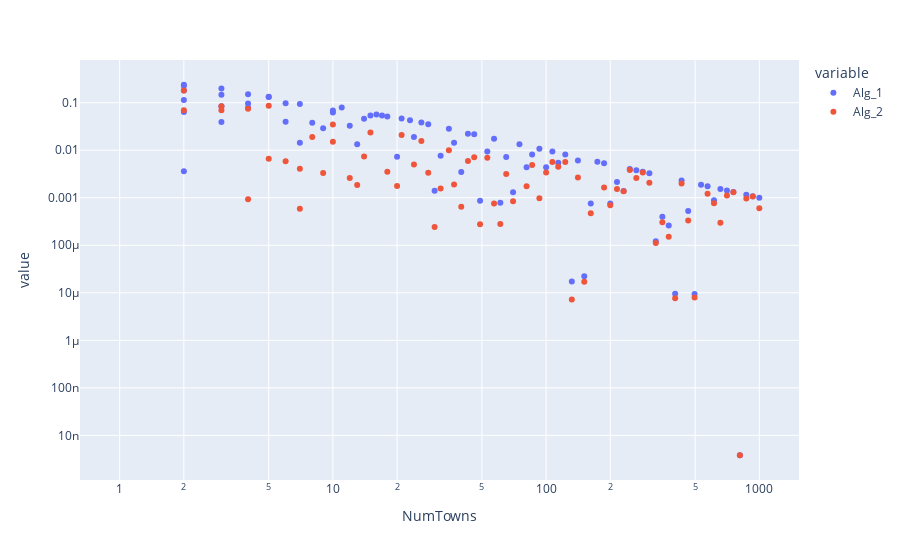

Write notebook code for a chart like this one.
### Markdown cell above
#### Expected Budget

### Code cell
data_dict_3 = {'NumTowns':[],'Alg_1':[],'Alg_2':[]}
for n in np.logspace(0,3,100):
    n=int(n)
    data_dict_3['NumTowns'].append(n)
    demand_ranges = np.random.uniform(0, demands_max, n)
    town_demands, town_expected_demands = make_demands_uniform_distribution(n, demand_ranges)
    budget = np.sum(town_expected_demands)

    opt = objective_nash(town_demands, waterfilling(town_demands,budget))
    for j in range(2):
        if j==0:
            data_dict_3['Alg_1'].append(opt - objective_nash(town_demands, waterfilling(town_expected_demands,budget)))
        if j==1:
            data_dict_3['Alg_2'].append(opt - objective_nash(town_demands, waterfilling_dynamic(town_expected_demands,town_demands,budget)))
df_uniform = pd.DataFrame(data_dict_3).melt(id_vars="NumTowns")
fig = px.scatter(df_uniform, x="NumTowns", y="value", color='variable')
fig.update_layout(xaxis_type="log", yaxis_type="log")
fig.show()

### Figure 1 — Plotly figure (JSON) as saved in the notebook; plotly's stock layout.template omitted (floating-point values rounded to 4 significant figures)
{"data": [{"hoverlabel": {"namelength": 0}, "hovertemplate": "variable=Alg_1<br>NumTowns=%{x}<br>value=%{y}", "legendgroup": "Alg_1", "marker": {"color": "#636efa", "symbol": "circle"}, "mode": "markers", "name": "Alg_1", "showlegend": true, "type": "scatter", "x": [1, 1, 1, 1, 1, 1, 1, 1, 1, 1, 2, 2, 2, 2, 2, 2, 3, 3, 3, 3, 4, 4, 4, 4, 5, 5, 6, 6, 7, 7, 8, 8, 9, 10, 10, 11, 12, 13, 14, 15, 16, 17, 18, 20, 21, 23, 24, 26, 28, 30, 32, 35, 37, 40, 43, 46, 49, 53, 57, 61, 65, 70, 75, 81, 86, 93, 100, 107, 114, 123, 132, 141, 151, 162, 174, 187, 200, 215, 231, 247, 265, 284, 305, 327, 351, 376, 403, 432, 464, 497, 533, 572, 613, 657, 705, 756, 811, 869, 932, 1000], "xaxis": "x", "y": [0, 0, 0, 0, 0, 0, 0, 0, 0, 0, 0.003625, 0.2386, 0.1806, 0.06398, 0.1141, 0.2287, 0.08374, 0.1465, 0.1995, 0.03937, 0.07794, 0.0957, 0.1509, 0, 0.1326, 0.1323, 0.03978, 0.09691, 0.09416, 0.01439, 0, 0.03773, 0.02906, 0.06212, 0.0687, 0.07899, 0.03276, 0.01334, 0.04569, 0.05381, 0.05622, 0.05357, 0.05146, 0.007327, 0.04629, 0.04286, 0.01894, 0.03828, 0.03512, 0.001412, 0.00765, 0.02847, 0.01442, 0.003498, 0.02211, 0.02173, 0.0008672, 0.00945, 0.01754, 0.0007821, 0.007195, 0.001307, 0.01333, 0.004402, 0.00812, 0.01075, 0.004394, 0.009346, 0.005437, 0.00813, 1.726e-05, 0.006085, 2.227e-05, 0.0007564, 0.005747, 0.005348, 0.0007595, 0.002142, 0.001388, 0.004049, 0.003774, 0.003521, 0.003279, 0.000122, 0.0003981, 0.0002606, 9.558e-06, 0.002315, 0.000525, 9.399e-06, 0.001876, 0.001748, 0.0008833, 0.001522, 0.001418, 0.001323, 3.829e-09, 0.001151, 0.001073, 0.001], "yaxis": "y"}, {"hoverlabel": {"namelength": 0}, "hovertemplate": "variable=Alg_2<br>NumTowns=%{x}<br>value=%{y}", "legendgroup": "Alg_2", "marker": {"color": "#EF553B", "symbol": "circle"}, "mode": "markers", "name": "Alg_2", "showlegend": true, "type": "scatter", "x": [1, 1, 1, 1, 1, 1, 1, 1, 1, 1, 2, 2, 2, 2, 2, 2, 3, 3, 3, 3, 4, 4, 4, 4, 5, 5, 6, 6, 7, 7, 8, 8, 9, 10, 10, 11, 12, 13, 14, 15, 16, 17, 18, 20, 21, 23, 24, 26, 28, 30, 32, 35, 37, 40, 43, 46, 49, 53, 57, 61, 65, 70, 75, 81, 86, 93, 100, 107, 114, 123, 132, 141, 151, 162, 174, 187, 200, 215, 231, 247, 265, 284, 305, 327, 351, 376, 403, 432, 464, 497, 533, 572, 613, 657, 705, 756, 811, 869, 932, 1000], "xaxis": "x", "y": [0, 0, 0, 0, 0, 0, 0, 0, 0, 0, 0, 0, 0.1806, 0, 0.06941, 0, 0.08374, 0.06975, 0, 0, 0, 0.07483, 0.0009271, 0, 0.006626, 0.08594, 0.005872, 0, 0.004079, 0.0005841, 0, 0.01889, 0.003333, 0.03492, 0.01501, 0, 0.002608, 0.00186, 0.00735, 0.02354, 0, 0, 0.003517, 0.001759, 0.0208, 0, 0.005007, 0.01569, 0.003377, 0.000242, 0.001573, 0.01004, 0.001905, 0.0006458, 0.00594, 0.007152, 0.000276, 0.006966, 0.0007581, 0.000282, 0.00318, 0.0008412, 0, 0.001755, 0.004884, 0.0009717, 0.003387, 0.005687, 0.004512, 0.005674, 7.218e-06, 0.00267, 1.7e-05, 0.0004733, 0, 0.001648, 0.0006948, 0.001523, 0.001366, 0.003843, 0.002606, 0.003398, 0.002067, 0.0001112, 0.0003063, 0.0001519, 7.64e-06, 0.002001, 0.0003312, 7.975e-06, 0, 0.00122, 0.0007648, 0.0002988, 0.001121, 0.001312, 3.818e-09, 0.0009599, 0.001068, 0.0006], "yaxis": "y"}], "layout": {"legend": {"title": {"text": "variable"}, "tracegroupgap": 0}, "margin": {"t": 60}, "xaxis": {"anchor": "y", "domain": [0, 1], "title": {"text": "NumTowns"}, "type": "log"}, "yaxis": {"anchor": "x", "domain": [0, 1], "title": {"text": "value"}, "type": "log"}}}
